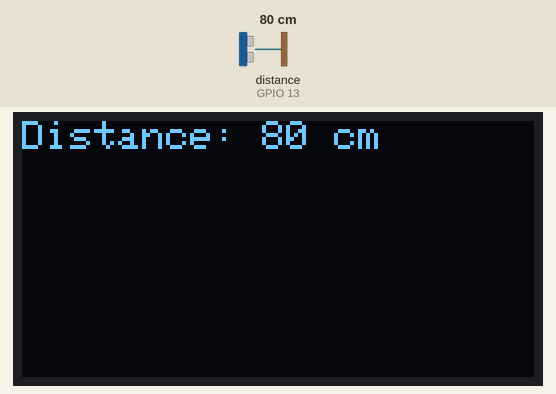
Bench run of a sketch on a simulated ESP32. Shown: 128×64 one-colour display. Wiring (inferred from the names in the program): ultrasonic range finder: trigger GPIO 15; echo GPIO 13. Inputs (shaded band) come from the test bench; at power-on: distance to the obstacle (sensor on GPIO 13) 80 cm. The echo pulse lasts 58.3 µs per cm; the display library's start-up logo is not drawn; what the sketch prints to the serial monitor is not drawn.

Above: at 3.2 s.
3.3 s: distance to the obstacle (sensor on GPIO 13) set to 2 cm
At 5.3 s:
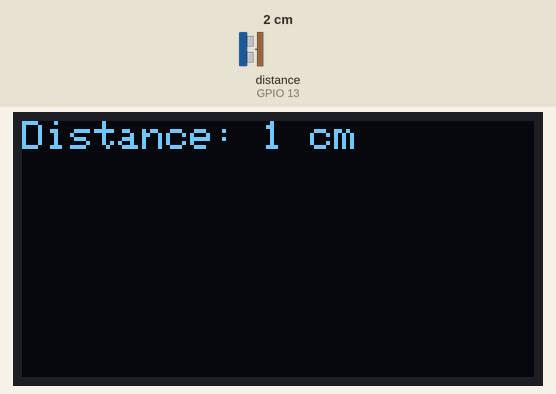
5.6 s: distance to the obstacle (sensor on GPIO 13) set to 198 cm
At 6.8 s:
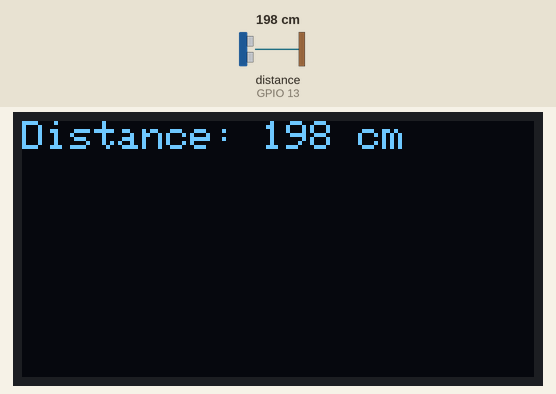
7.7 s: distance to the obstacle (sensor on GPIO 13) set to 203 cm
At 8.7 s:
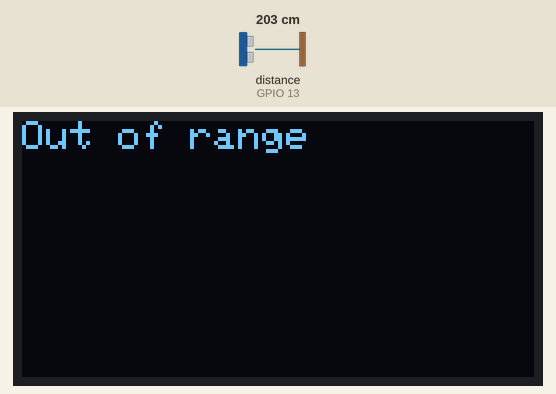
Timing chart, 0 to 10.7 s (numbered marks = the images above; inputs shaded):
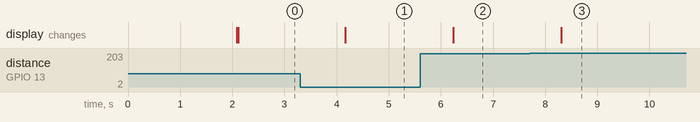

The sketch:

HC-SR04_ULTRASONIC.ino
```cpp
#include <Wire.h>
#include <Adafruit_GFX.h>
#include <Adafruit_SSD1306.h>

#define SCREEN_WIDTH 128
#define SCREEN_HEIGHT 64
#define OLED_I2C_ADDRESS 0x3C

#define TRIGGER_PIN 15
#define ECHO_PIN 13
#define MAX_DISTANCE 200 // Maksimum jarak yang dapat diukur dalam cm

Adafruit_SSD1306 display(SCREEN_WIDTH, SCREEN_HEIGHT, &Wire, -1);

void setup() {
  Serial.begin(115200);
  Serial.println("Memulai program...");

  // Inisialisasi layar OLED
  if(!display.begin(SSD1306_SWITCHCAPVCC, OLED_I2C_ADDRESS)) {
    Serial.println(F("Gagal menginisialisasi OLED"));
    for(;;);  // Hentikan eksekusi jika OLED gagal diinisialisasi
  }

  Serial.println("OLED berhasil diinisialisasi.");

  display.display();
  delay(2000); // Beri waktu untuk menampilkan pesan awal
  display.clearDisplay();

  // Tampilkan pesan awal di OLED
  display.setTextSize(1);
  display.setTextColor(SSD1306_WHITE);
  display.setCursor(0, 0);
  display.print("OLED Berhasil");
  display.display();

  // Inisialisasi pin HC-SR04
  pinMode(TRIGGER_PIN, OUTPUT);
  pinMode(ECHO_PIN, INPUT);
  digitalWrite(TRIGGER_PIN, LOW);
}

void loop() {
  long duration, distance;

  // Mengirimkan sinyal trigger
  digitalWrite(TRIGGER_PIN, HIGH);
  delayMicroseconds(10);
  digitalWrite(TRIGGER_PIN, LOW);

  // Mengukur durasi sinyal echo
  duration = pulseIn(ECHO_PIN, HIGH);

  if (duration == 0) {
    Serial.println("No echo received");
    distance = 0;
  } else {
    // Menghitung jarak
    distance = (duration / 2) / 29.1; // Menghitung jarak dalam cm
  }

  // Tampilkan hasil di OLED
  display.clearDisplay();
  display.setCursor(0, 0);
  if (distance > MAX_DISTANCE || distance <= 0) {
    display.println("Out of range");
  } else {
    display.print("Distance: ");
    display.print(distance);
    display.println(" cm");
  }
  display.display();

  delay(1000); // Menunggu 1 detik sebelum pengukuran berikutnya
}


// HC-SR04:
// VCC ke 5V
// GND ke GND
// Trig ke GPIO 15 (ESP32)
// Echo ke GPIO 13 (ESP32)

// VCC (OLED) ke 3.3V (ESP32)
// GND (OLED) ke GND (ESP32)
// SCL (OLED) ke GPIO 22 (ESP32)
// SDA (OLED) ke GPIO 21 (ESP32)
```

Measured:
- the behaviour switches between 200 and 201 cm on distance to the obstacle (sensor on GPIO 13) (found by bisection; images 2 and 3)
- after the input at 3.3 s, the display: changes after 0.87 s (image 1)
- after the input at 5.6 s, the display: changes after 0.63 s (image 2)
- after the input at 7.7 s, the display: changes after 0.61 s (image 3)
